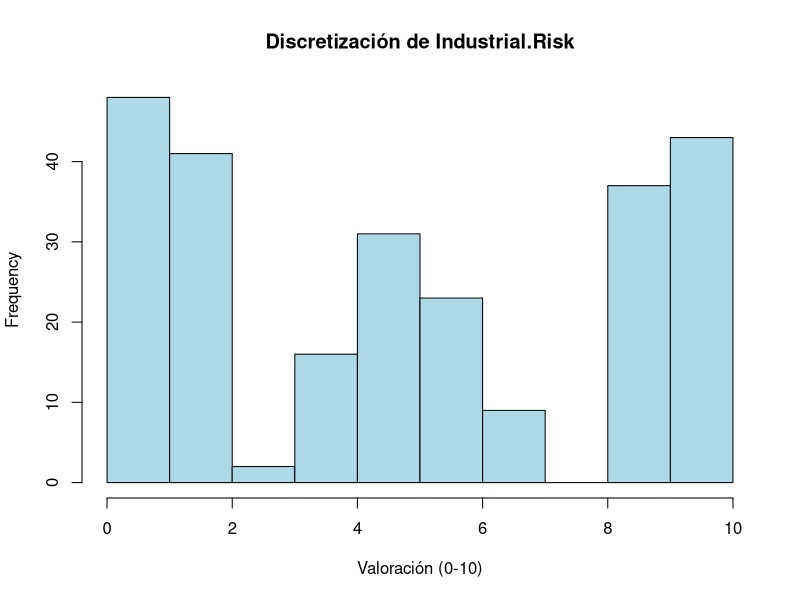

Source code (R): (Note: this script raises an error after producing the figure.)
## ---- chunk 1
#solucion
rm(list=ls())

library(readr)
QB <- read_csv("Qualitative_Bankruptcy.num.txt", 
                                       col_names = FALSE)
## ---- chunk 2
colnames(QB) <- make.names(c("Industrial Risk", "Management Risk", 
                               "Financial Flexibility","Credibility",
                               "Competitiveness", "Operating Risk", 
                               "Bankruptcy"))
## ---- chunk 3
#solucion

# HAY QUE ARREGLAR VARIAS COSAS
cols_numericas <- sapply(QB,is.numeric)
nombres_numericas <- names(QB)[cols_numericas]

for(col_name in nombres_numericas){
  
  # Extraemos el vector numérico original
  vec_num <- QB[[col_name]]
  
  # 1. Dibujamos el histograma
  hist(vec_num,
       breaks = 10,
       main = paste("Discretización de", col_name),
       xlab = "Valoración (0-10)", 
       col = "lightblue")
  
  # 2. Calculamos los cortes sobre el vector original
  cortes <- discretize(vec_num, method = "interval", breaks = 3, onlycuts = TRUE)
  
  # 3. Dibujamos las líneas rojas
  abline(v = cortes, col = "red", lwd = 2, lty = 2)
}


QB_disc <- QB
QB_disc[,cols_numericas] <- lapply(QB[,cols_numericas],function(x){discretize(x,
  method = "interval",
  breaks = 3,
  labels = c("N", "A", "P"),
  ordered_result = TRUE)})

lapply(QB[,cols_numericas],function(x){
  x <- hist(x,
  breaks = 10,
  main = cat("Discretización de",colnames(x)),
  xlab = "Valoración (0-10)", 
  col = "lightblue")
  x <- abline(v=discretize(x, method = "interval", breaks = 3, onlycuts = TRUE), 
       col = "red", lwd = 2, lty = 2)})
## ---- chunk 4
#solucion

## ---- chunk 5
#solucion

## ---- chunk 6
#solucion

## ---- chunk 7
#solucion

## ---- chunk 8
#solution

## ---- chunk 9
#solution

## ---- chunk 10
#solution

## ---- chunk 11
#solucion

## ---- chunk 12
#solucion

## ---- chunk 13
set.seed(666)
#solucion

